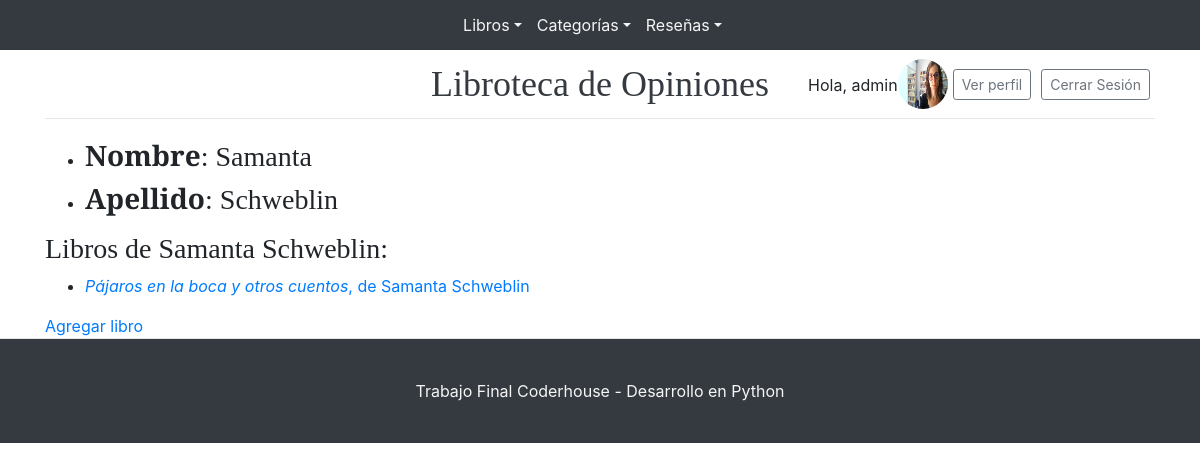
The page /libros/autorVista/4/ (signed in) on the database as committed earlier.
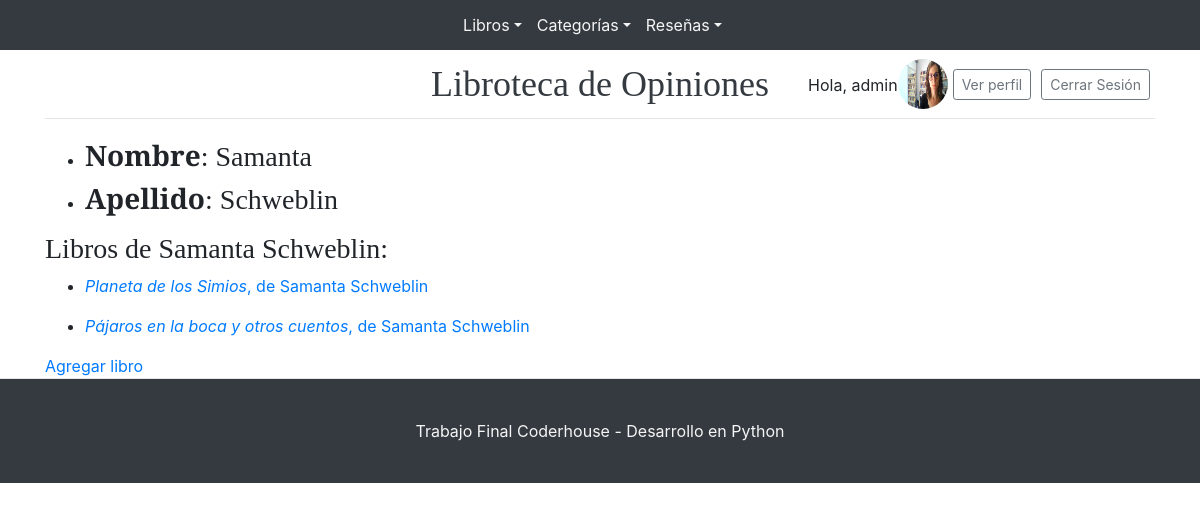
The same page on the database as committed later.
### accounts/models.py (models this page shows, shortened)
class Perfil(models.Model):
    user = models.OneToOneField(User, on_delete=models.CASCADE)
    imagen = models.ImageField(default="default.jpg", upload_to="imagenesPerfil")
    descripcion = RichTextField(max_length=500, blank=True)
    pagina_web=models.URLField()

### Libros/models.py (models this page shows, shortened)
class Autor(models.Model):
    nombre= models.CharField(max_length=30)
    apellido= models.CharField(max_length=30)
    class Meta:
        ordering = ["apellido"]

class Libro(models.Model):
    titulo= models.CharField(max_length=100)
    isbn= models.CharField(max_length=30)
    fecha_publicacion = models.DateField()
    editorial = models.ForeignKey(Editorial,on_delete=models.CASCADE)
    autor = models.ForeignKey(Autor,on_delete=models.CASCADE)
    imagen=models.ImageField(upload_to="imagenesLibros", null=True, blank=True)
    class Meta:
        ordering = ["titulo"]

### Libros/views.py (the view)
# urls.py: path('autorVista/<id>/', views.autorVista, name="AutorVista"),
def autorVista(request, id):
    autor=Autor.objects.filter(id=id)
    autor=autor[0]
    libros=Libro.objects.filter(autor=autor)
    if len(libros)!=0:
        for libro in libros:
            libro_posts=Post.objects.filter(libro=libro)
            return render(request, "libros/autorVista.html",  {"id":id, "autor": autor, "libros":libros, "libro_posts":libro_posts} )
    else:
        return render(request, "libros/autorVista.html",  {"id":id, "autor": autor, "libros":libros} )

### Libros/templates/Libros/autorVista.html (shortened to what this page needs)
{% extends "Blog/padre_simple.html" %}
{% load static %}
{% block cuerpodelapagina %}
<ul>
    <li> <h3> <strong>Nombre</strong>: {{ autor.nombre }}</h3></li>
    <li> <h3> <strong>Apellido</strong>: {{ autor.apellido }}</h3></li>
</ul>
    {% if libros %}
    <h3>Libros de {{ autor.nombre }} {{ autor.apellido }}: </h3>
    {% for libro in libros %}
    <ul>
        <li> <a href="{% url 'LibroVista' libro.id %}"> <em>{{ libro.titulo }}</em>, de {{ libro.autor.nombre }}  {{ libro.autor.apellido }}</a></h3></li>
    </ul>
    {% endfor %}
    {% else %}
    <p>Todavía no hay ningún libro cargado del autor {{ autor.nombre}} {{ autor.apellido }}</p>
    {% endif %}
    <a href="{% url 'LibroCrear' %}"> Agregar libro</a>
    {% endblock %}

### Blog/templates/Blog/padre_simple.html (shortened to what this page needs)
<!doctype html>
<html lang="en">
  <head>
    {% load static %}
    <link href="{%static 'Blog/css/styles.css' %}" rel="stylesheet">
    <link href="{%static 'Blog/css/blog.css' %}" rel="stylesheet">
  </head>
  <body>
    <div class="navbar2 bg-dark">
        <div>
          <ul class="navbar-nav   text-center" style="padding-right:15px;">
            <li class="nav-item dropdown">
              <a class="nav-link dropdown-toggle" style="color:whitesmoke" href="#" data-toggle="dropdown" aria-expanded="false">Libros</a>
            </li>
            </ul>
        </div>
        <div>
          <ul class="navbar-nav  text-center" style="padding-right:15px;">
            <li class="nav-item dropdown">
              <a class="nav-link dropdown-toggle" style="color:whitesmoke" href="#" data-toggle="dropdown" aria-expanded="false">Categorías</a>
            </li>
          </ul>
        </div>
        <div>
          <ul class="navbar-nav  text-center" style="padding-right:15px;">
            <li class="nav-item dropdown">
            <a class="nav-link dropdown-toggle" style="color:whitesmoke" href="#" data-toggle="dropdown" aria-expanded="false">Reseñas</a>
          </li>
        </ul>
        </div>
      </div>
    <div class="container">
      <header class="blog-header py-3">
        <div class="row flex-nowrap justify-content-between align-items-center" style="display:flex;position:relative">
          <div class="col-md-12 text-center" style="flex:1 0 auto;text-align: center;">
            <a class="blog-header-logo text-dark" href="/">Libroteca de Opiniones</a>
          </div>
          <div class="col-4 d-flex justify-content-end align-items-center" style="position:absolute;right:0;">
            {% if not request.user.is_authenticated %}
              <a class="btn btn-sm btn-outline-secondary" href="{% url 'login' %}">Iniciar Sesión</a>
              <a class="btn btn-sm btn-outline-secondary" href="{% url 'signup' %}">Registrarse</a>
                {% else %}
                <p style="margin-top:18px">Hola, {{ user.username }}</p>
                <img src="{{ user.perfil.imagen.url }}" width="50" height="50" class="rounded-circle" alt="">
                <a class="btn btn-sm btn-outline-secondary" href="{% url 'profile' request.user.pk %}">Ver perfil</a>
                <a class="btn btn-sm btn-outline-secondary" href="{% url 'logout' %}">Cerrar Sesión</a>
                {% endif %}
          </div>
        </div>
      </header>
      {% block cuerpodelapagina %}
      {% endblock %}
    </div>
    <footer class="blog-footer bg-dark" style="color:whitesmoke" >
      <p>Trabajo Final Coderhouse - Desarrollo en Python</p>
    </footer>
  </body>
</html>

### Blog/static/Blog/css/blog.css (style rules this page uses)
.navbar2 { height: fit-content; padding: 5px; display: flex; justify-content: center; }
.btn { margin: 0 5px; }
.blog-header { line-height: 1; border-bottom: 1px solid #e5e5e5; margin-bottom: 20px; }
.blog-header-logo { font-family: "Playfair Display", Georgia, "Times New Roman", serif; font-size: 2.25rem; }
h1, h2, h3, h4, h5, h6 { font-family: "Playfair Display", Georgia, "Times New Roman", serif; }
.blog-footer { padding: 2.5rem 0; color: #999; text-align: center; background-color: #f9f9f9; border-top: .05rem solid #e5e5e5; }
.blog-footer p:last-child { margin-bottom: 0; }

Rows that differ between the two databases and show on the page:
added Libro: titulo "Planeta de los Simios", autor.nombre "Samanta", autor.apellido "Schweblin"
